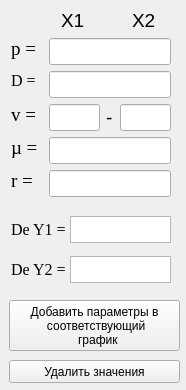
<?xml version="1.0" encoding="UTF-8"?>
<ui version="4.0">
 <class>dean_menu_v</class>
 <widget class="QWidget" name="dean_menu_v">
  <property name="geometry">
   <rect>
    <x>0</x>
    <y>0</y>
    <width>186</width>
    <height>390</height>
   </rect>
  </property>
  <property name="windowTitle">
   <string>Form</string>
  </property>
  <widget class="QLineEdit" name="lineEdit_v_x1">
   <property name="geometry">
    <rect>
     <x>49</x>
     <y>104</y>
     <width>51</width>
     <height>27</height>
    </rect>
   </property>
   <property name="font">
    <font>
     <family>Times New Roman</family>
     <pointsize>10</pointsize>
     <weight>50</weight>
     <bold>false</bold>
    </font>
   </property>
   <property name="toolTip">
    <string>&lt;html&gt;&lt;head/&gt;&lt;body&gt;&lt;p&gt;Введите число от 1000,00 до 5000,00&lt;/p&gt;&lt;/body&gt;&lt;/html&gt;</string>
   </property>
  </widget>
  <widget class="QLabel" name="label_nu_De">
   <property name="geometry">
    <rect>
     <x>11</x>
     <y>137</y>
     <width>32</width>
     <height>21</height>
    </rect>
   </property>
   <property name="font">
    <font>
     <family>Times New Roman</family>
     <pointsize>14</pointsize>
    </font>
   </property>
   <property name="text">
    <string>µ = </string>
   </property>
  </widget>
  <widget class="QTextEdit" name="textEdit_De_y1">
   <property name="geometry">
    <rect>
     <x>70</x>
     <y>216</y>
     <width>101</width>
     <height>27</height>
    </rect>
   </property>
   <property name="font">
    <font>
     <pointsize>10</pointsize>
     <weight>50</weight>
     <bold>false</bold>
    </font>
   </property>
   <property name="readOnly">
    <bool>true</bool>
   </property>
  </widget>
  <widget class="QLabel" name="label_v">
   <property name="geometry">
    <rect>
     <x>11</x>
     <y>104</y>
     <width>32</width>
     <height>21</height>
    </rect>
   </property>
   <property name="font">
    <font>
     <family>Times New Roman</family>
     <pointsize>14</pointsize>
    </font>
   </property>
   <property name="text">
    <string>v =</string>
   </property>
  </widget>
  <widget class="QLineEdit" name="lineEdit_p_x1">
   <property name="geometry">
    <rect>
     <x>49</x>
     <y>38</y>
     <width>122</width>
     <height>27</height>
    </rect>
   </property>
   <property name="font">
    <font>
     <family>Times New Roman</family>
     <pointsize>10</pointsize>
     <weight>50</weight>
     <bold>false</bold>
    </font>
   </property>
   <property name="toolTip">
    <string>&lt;html&gt;&lt;head/&gt;&lt;body&gt;&lt;p&gt;Введите число от 1000,00 до 5000,00&lt;/p&gt;&lt;/body&gt;&lt;/html&gt;</string>
   </property>
  </widget>
  <widget class="QLineEdit" name="lineEdit_nu_De_x1">
   <property name="geometry">
    <rect>
     <x>49</x>
     <y>137</y>
     <width>122</width>
     <height>27</height>
    </rect>
   </property>
   <property name="font">
    <font>
     <family>Times New Roman</family>
     <pointsize>10</pointsize>
     <weight>50</weight>
     <bold>false</bold>
    </font>
   </property>
   <property name="toolTip">
    <string>&lt;html&gt;&lt;head/&gt;&lt;body&gt;&lt;p&gt;Введите число от 1000,00 до 5000,00&lt;/p&gt;&lt;/body&gt;&lt;/html&gt;</string>
   </property>
  </widget>
  <widget class="QLabel" name="label_D">
   <property name="geometry">
    <rect>
     <x>11</x>
     <y>71</y>
     <width>32</width>
     <height>19</height>
    </rect>
   </property>
   <property name="font">
    <font>
     <family>Times New Roman</family>
     <pointsize>12</pointsize>
    </font>
   </property>
   <property name="text">
    <string>D = </string>
   </property>
  </widget>
  <widget class="QLabel" name="label_De">
   <property name="geometry">
    <rect>
     <x>11</x>
     <y>220</y>
     <width>61</width>
     <height>19</height>
    </rect>
   </property>
   <property name="font">
    <font>
     <family>Times New Roman</family>
     <pointsize>12</pointsize>
    </font>
   </property>
   <property name="text">
    <string>De Y1 = </string>
   </property>
  </widget>
  <widget class="QLabel" name="label_r">
   <property name="geometry">
    <rect>
     <x>11</x>
     <y>170</y>
     <width>32</width>
     <height>21</height>
    </rect>
   </property>
   <property name="font">
    <font>
     <family>Times New Roman</family>
     <pointsize>14</pointsize>
    </font>
   </property>
   <property name="text">
    <string>r = </string>
   </property>
  </widget>
  <widget class="QLineEdit" name="lineEdit_D_x1">
   <property name="geometry">
    <rect>
     <x>49</x>
     <y>71</y>
     <width>122</width>
     <height>27</height>
    </rect>
   </property>
   <property name="font">
    <font>
     <family>Times New Roman</family>
     <pointsize>10</pointsize>
     <weight>50</weight>
     <bold>false</bold>
    </font>
   </property>
   <property name="toolTip">
    <string>&lt;html&gt;&lt;head/&gt;&lt;body&gt;&lt;p&gt;Введите число от 1000,00 до 5000,00&lt;/p&gt;&lt;/body&gt;&lt;/html&gt;</string>
   </property>
  </widget>
  <widget class="QLabel" name="label_p">
   <property name="geometry">
    <rect>
     <x>11</x>
     <y>38</y>
     <width>32</width>
     <height>21</height>
    </rect>
   </property>
   <property name="font">
    <font>
     <family>Times New Roman</family>
     <pointsize>14</pointsize>
    </font>
   </property>
   <property name="text">
    <string>p =</string>
   </property>
  </widget>
  <widget class="QLineEdit" name="lineEdit_r_x1">
   <property name="geometry">
    <rect>
     <x>49</x>
     <y>170</y>
     <width>122</width>
     <height>27</height>
    </rect>
   </property>
   <property name="font">
    <font>
     <family>Times New Roman</family>
     <pointsize>10</pointsize>
     <weight>50</weight>
     <bold>false</bold>
    </font>
   </property>
   <property name="toolTip">
    <string>&lt;html&gt;&lt;head/&gt;&lt;body&gt;&lt;p&gt;Введите число от 1000,00 до 5000,00&lt;/p&gt;&lt;/body&gt;&lt;/html&gt;</string>
   </property>
  </widget>
  <widget class="QPushButton" name="Value_delete">
   <property name="geometry">
    <rect>
     <x>9</x>
     <y>360</y>
     <width>171</width>
     <height>23</height>
    </rect>
   </property>
   <property name="font">
    <font>
     <pointsize>9</pointsize>
    </font>
   </property>
   <property name="text">
    <string>Удалить значения</string>
   </property>
  </widget>
  <widget class="QPushButton" name="add_parametrs_to_the_corresponding_graph_Dean">
   <property name="geometry">
    <rect>
     <x>9</x>
     <y>300</y>
     <width>171</width>
     <height>51</height>
    </rect>
   </property>
   <property name="font">
    <font>
     <pointsize>9</pointsize>
    </font>
   </property>
   <property name="text">
    <string>Добавить параметры в 
 соответствующий 
  график</string>
   </property>
  </widget>
  <widget class="QTextEdit" name="textEdit_De_y2">
   <property name="geometry">
    <rect>
     <x>70</x>
     <y>256</y>
     <width>101</width>
     <height>27</height>
    </rect>
   </property>
   <property name="font">
    <font>
     <pointsize>10</pointsize>
     <weight>50</weight>
     <bold>false</bold>
    </font>
   </property>
   <property name="readOnly">
    <bool>true</bool>
   </property>
  </widget>
  <widget class="QLineEdit" name="lineEdit_v_x2">
   <property name="geometry">
    <rect>
     <x>120</x>
     <y>104</y>
     <width>51</width>
     <height>27</height>
    </rect>
   </property>
   <property name="font">
    <font>
     <family>Times New Roman</family>
     <pointsize>10</pointsize>
     <weight>50</weight>
     <bold>false</bold>
    </font>
   </property>
   <property name="toolTip">
    <string>&lt;html&gt;&lt;head/&gt;&lt;body&gt;&lt;p&gt;Введите число от 1000,00 до 5000,00&lt;/p&gt;&lt;/body&gt;&lt;/html&gt;</string>
   </property>
  </widget>
  <widget class="QLabel" name="label_3">
   <property name="geometry">
    <rect>
     <x>106</x>
     <y>104</y>
     <width>16</width>
     <height>27</height>
    </rect>
   </property>
   <property name="font">
    <font>
     <pointsize>14</pointsize>
    </font>
   </property>
   <property name="text">
    <string>-</string>
   </property>
  </widget>
  <widget class="QLabel" name="label_X1">
   <property name="geometry">
    <rect>
     <x>61</x>
     <y>10</y>
     <width>31</width>
     <height>20</height>
    </rect>
   </property>
   <property name="font">
    <font>
     <pointsize>14</pointsize>
    </font>
   </property>
   <property name="text">
    <string>X1</string>
   </property>
  </widget>
  <widget class="QLabel" name="label_X2">
   <property name="geometry">
    <rect>
     <x>132</x>
     <y>10</y>
     <width>31</width>
     <height>20</height>
    </rect>
   </property>
   <property name="font">
    <font>
     <pointsize>14</pointsize>
    </font>
   </property>
   <property name="text">
    <string>X2</string>
   </property>
  </widget>
  <widget class="QLabel" name="label_De_2">
   <property name="geometry">
    <rect>
     <x>11</x>
     <y>260</y>
     <width>61</width>
     <height>19</height>
    </rect>
   </property>
   <property name="font">
    <font>
     <family>Times New Roman</family>
     <pointsize>12</pointsize>
    </font>
   </property>
   <property name="text">
    <string>De Y2 = </string>
   </property>
  </widget>
 </widget>
 <resources/>
 <connections/>
</ui>
